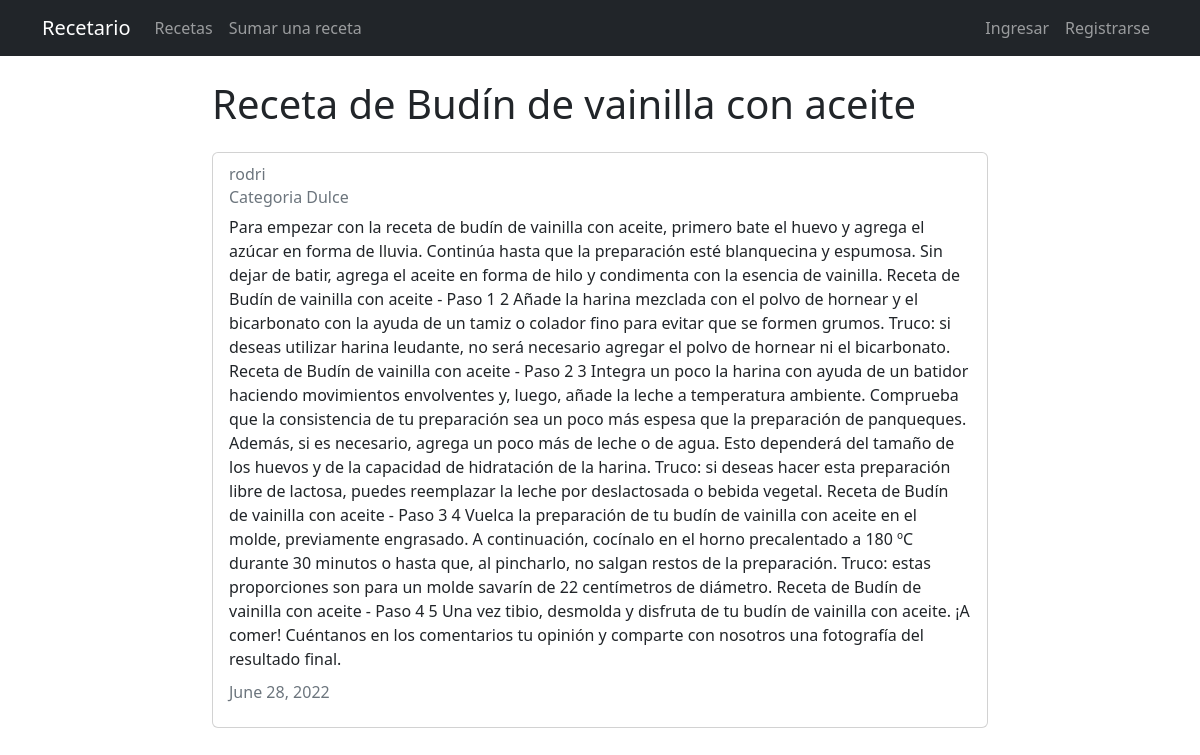
Screenshot of /recipe/2 with the database file from the repository.
### Recetario/config/recipes/models.py (models this page shows)
class Recipe(models.Model):
   CATEGORIES = [
       ('Dulce', 'Dulce'),
       ('Salado', 'Salado'),
       ('Vegetariano', 'Vegetariano'),
       ('Desayunos', 'Desayunos'),
       ('Sopas', 'Sopas'),
   ]
   title = models.CharField(max_length=100)
   categoria = models.CharField(max_length=512, choices=CATEGORIES)
   ingredientes = models.TextField()
   description = models.TextField()
   author = models.ForeignKey(User, on_delete=models.CASCADE)
   image = models.ImageField( upload_to='files\archivos' )
   created_at = models.DateTimeField(auto_now_add=True)
   updated_at = models.DateTimeField(auto_now=True)

### Recetario/config/recipes/views.py (the view)
# urls.py: path('recipe/<int:pk>', views.RecipeDetailView.as_view(), name="recipes-detail"),
class RecipeDetailView(DetailView):
  model = models.Recipe

### Recetario/config/recipes/templates/recipes/recipe_detail.html (shortened to what this page needs)
{% extends "recipes/base.html" %}
{% block content %}
<h1>{{ object.title }}</h1>
<div class="card my-4">
  <div class="card-body">
    <h6 class="card-subtitle mb-2 text-muted">{{ object.author }}</h6>
    <h6 class="card-subtitle mb-2 text-muted"> Categoria {{ object.categoria }}</h6>
    <p class="card-text">{{ object.description }}</p>
    <h6 class="card-subtitle mb-2 text-muted">
      {{ object.updated_at|date:"F d, Y" }}
    </h6>
  </div>
</div>
{% endblock content %}

### rows the page displays
Recipe: title "Receta de Budín de vainilla con aceite", author "rodri", categoria "Dulce", description "Para empezar con la receta de budín de vainilla con aceite, primero bate el huevo y agrega el azúcar en forma de lluvia. Continúa hasta que la preparación esté blanquecina y espumosa. Sin dejar de batir, agrega el aceite en forma de hilo y condimenta con la esencia de vainilla. Receta de Budín de vainilla con aceite - Paso 1 2 Añade la harina mezclada con el polvo de hornear y el bicarbonato con la ayuda de un tamiz o colador fino para evitar que se formen grumos. Truco: si deseas utilizar harina leudante, no será necesario agregar el polvo de hornear ni el bicarbonato. Receta de Budín de vainilla con aceite - Paso 2 3 Integra un poco la harina con ayuda de un batidor haciendo movimientos…", updated_at "June 28, 2022"
